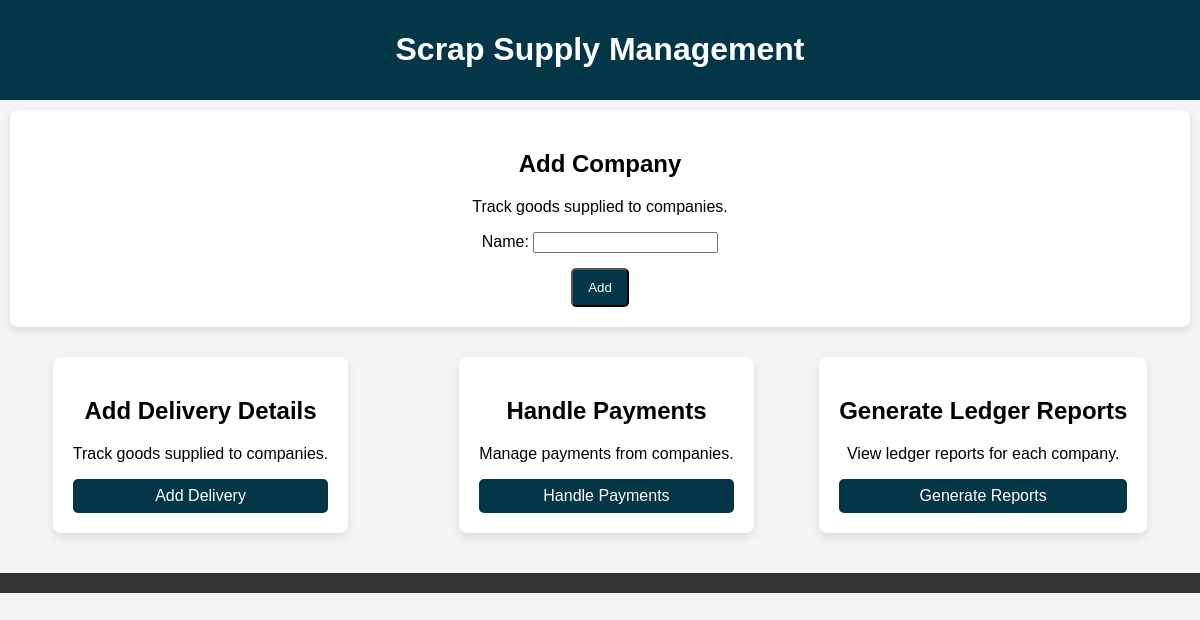
/scrap_supply_management/, run on an earlier commit of the app's database.
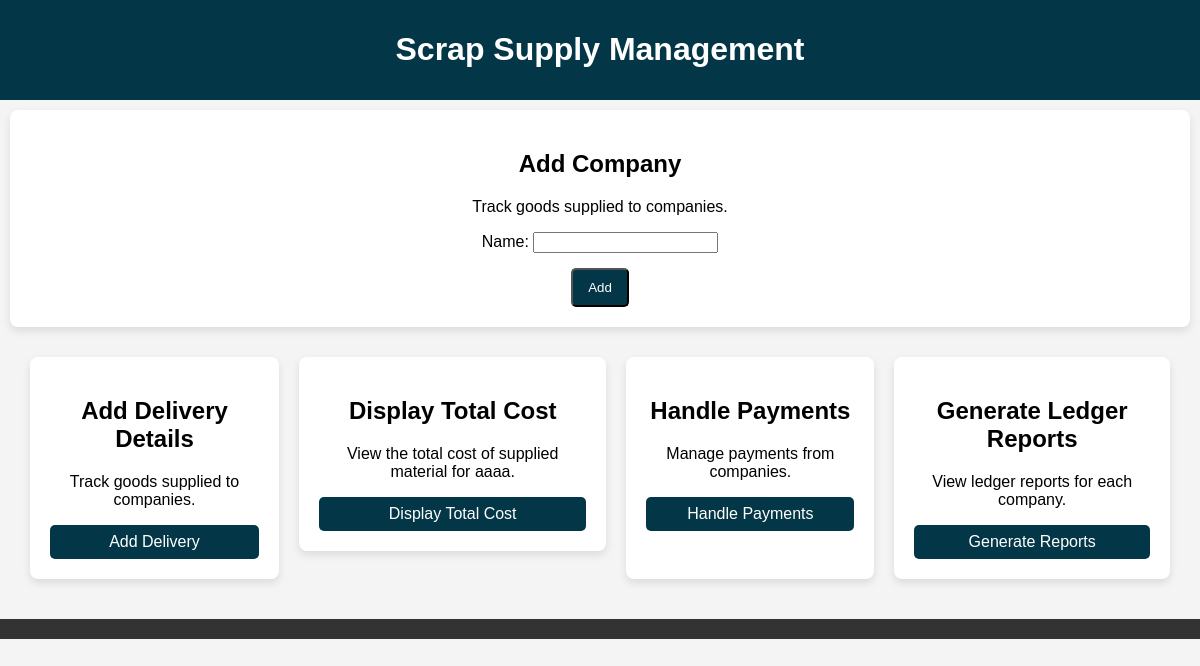
And on a later commit of the database.
### scrap_supply_management/models.py (models this page shows, shortened)
class Company(models.Model):
    name = models.CharField(max_length=255)

### scrap_supply_management/views.py (the view, shortened to what this page needs)
# urls.py: path('', scrap_supply, name='scrap_supply'),
def scrap_supply(request):
    form = CompanyForm()
    companies = Company.objects.all()  # Fetch all companies
    context = {'form': form, 'companies': companies}
    return render(request, 'scrap_supply_management.html', context)

### scrap_supply_management/forms.py
class CompanyForm(forms.ModelForm):
    class Meta:
        model = Company
        fields = ['name',]

### templates/scrap_supply_management.html (shortened to what this page needs)
{% load static %}
<!DOCTYPE html>
<html lang="en">
<head>
    <link rel="stylesheet" href="{% static 'SS.css' %}">
</head>
<body>
    <header>
        <h1>Scrap Supply Management</h1>
    </header>
        <div class="dashboard-item">
            <h2>Add Company</h2>
            <p>Track goods supplied to companies.</p>
            <form method="post">
                {{form}}
                <input type="submit" value="Add" />
            </form>
        </div>
        <section class="dashboard">
        <div class="dashboard-item">
            <h2>Add Delivery Details</h2>
            <p>Track goods supplied to companies.</p>
            <a href="{% url 'add_material' %}">Add Delivery</a>
        </div>
<div class="dashboard">
    {% if companies %}
        <div class="dashboard-item">
            <h2>Display Total Cost</h2>
            <p>View the total cost of supplied material for {{ companies.0.name }}.</p>
            <a href="{% url 'display_total_cost' company_id=companies.0.id %}">Display Total Cost</a>
        </div>
    {% endif %}
</div>
        <div class="dashboard-item">
            <h2>Handle Payments</h2>
            <p>Manage payments from companies.</p>
            <a href="/scrap_supply_management/handle_payments/">Handle Payments</a>
        </div>
        <div class="dashboard-item">
            <h2>Generate Ledger Reports</h2>
            <p>View ledger reports for each company.</p>
            <a href="/scrap_supply_management/generate_ledger_reports/">Generate Reports</a>
        </div>
    </section>
    <footer>
    </footer>
</body>
</html>

What changed in the data, as far as the page shows it:
added Company: name "aaaa"
Also different on the page:
text now shown: "Display Total Cost View the total cost of supplied material for . Display Total Cost"
